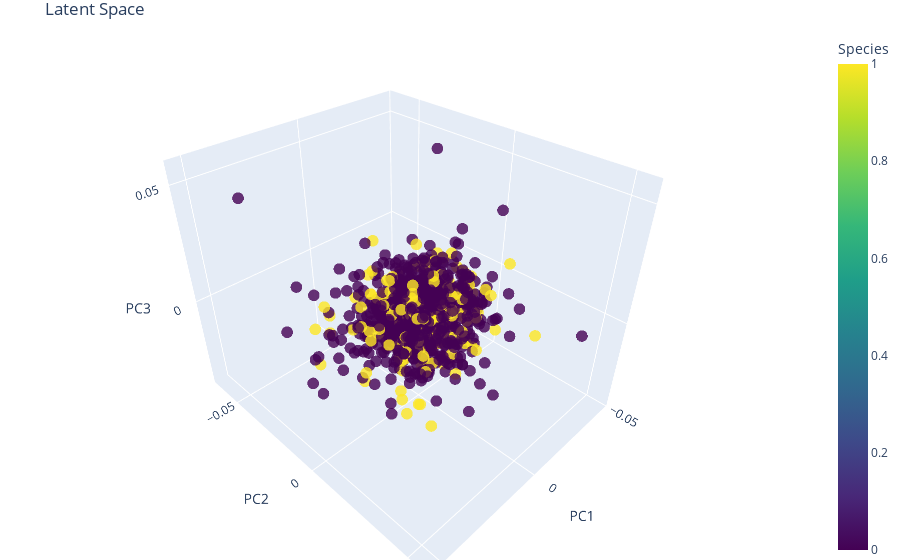

Notebook cell for this chart:
### Code cell
model.eval()
latents = []

with torch.no_grad():
    for batch in loader:
        x_batch = batch[0].to(DEVICE)
        enc = model.encoder(x_batch)
        enc_flat = enc.view(x_batch.size(0), -1)
        mu = model.fc_mu(enc_flat)
        latents.append(mu.cpu().numpy())
        

latents = np.concatenate(latents, axis=0)

pca = PCA(n_components=3)
z_pca = pca.fit_transform(latents)


fig = go.Figure(data=[go.Scatter3d(
    x=z_pca[:, 0],
    y=z_pca[:, 1],
    z=z_pca[:, 2],
    mode='markers',
    marker=dict(
        size=4,
        color=labels,
        colorscale='viridis',
        opacity=0.8,
        colorbar=dict(title='Species')
    )
)])

fig.update_layout(
    scene=dict(
        xaxis_title='PC1',
        yaxis_title='PC2',
        zaxis_title='PC3'
    ),
    title='Latent Space',
    margin=dict(l=0, r=0, b=0, t=30)
)

fig.show()

### Figure 1 — Plotly figure (JSON) as saved in the notebook; plotly's stock layout.template omitted (floating-point values rounded to 4 significant figures; data arrays with more than 128 entries replaced by an {"elided": "..."} marker saying what was removed)
{"data": [{"marker": {"color": {"elided": "910 float values"}, "colorbar": {"title": {"text": "Species"}}, "colorscale": [[0, "#440154"], [0.1111, "#482878"], [0.2222, "#3e4989"], [0.3333, "#31688e"], [0.4444, "#26828e"], [0.5556, "#1f9e89"], [0.6667, "#35b779"], [0.7778, "#6ece58"], [0.8889, "#b5de2b"], [1, "#fde725"]], "opacity": 0.8, "size": 4}, "mode": "markers", "type": "scatter3d", "x": {"elided": "910 float values"}, "y": {"elided": "910 float values"}, "z": {"elided": "910 float values"}}], "layout": {"margin": {"b": 0, "l": 0, "r": 0, "t": 30}, "scene": {"xaxis": {"title": {"text": "PC1"}}, "yaxis": {"title": {"text": "PC2"}}, "zaxis": {"title": {"text": "PC3"}}}, "title": {"text": "Latent Space"}}}
